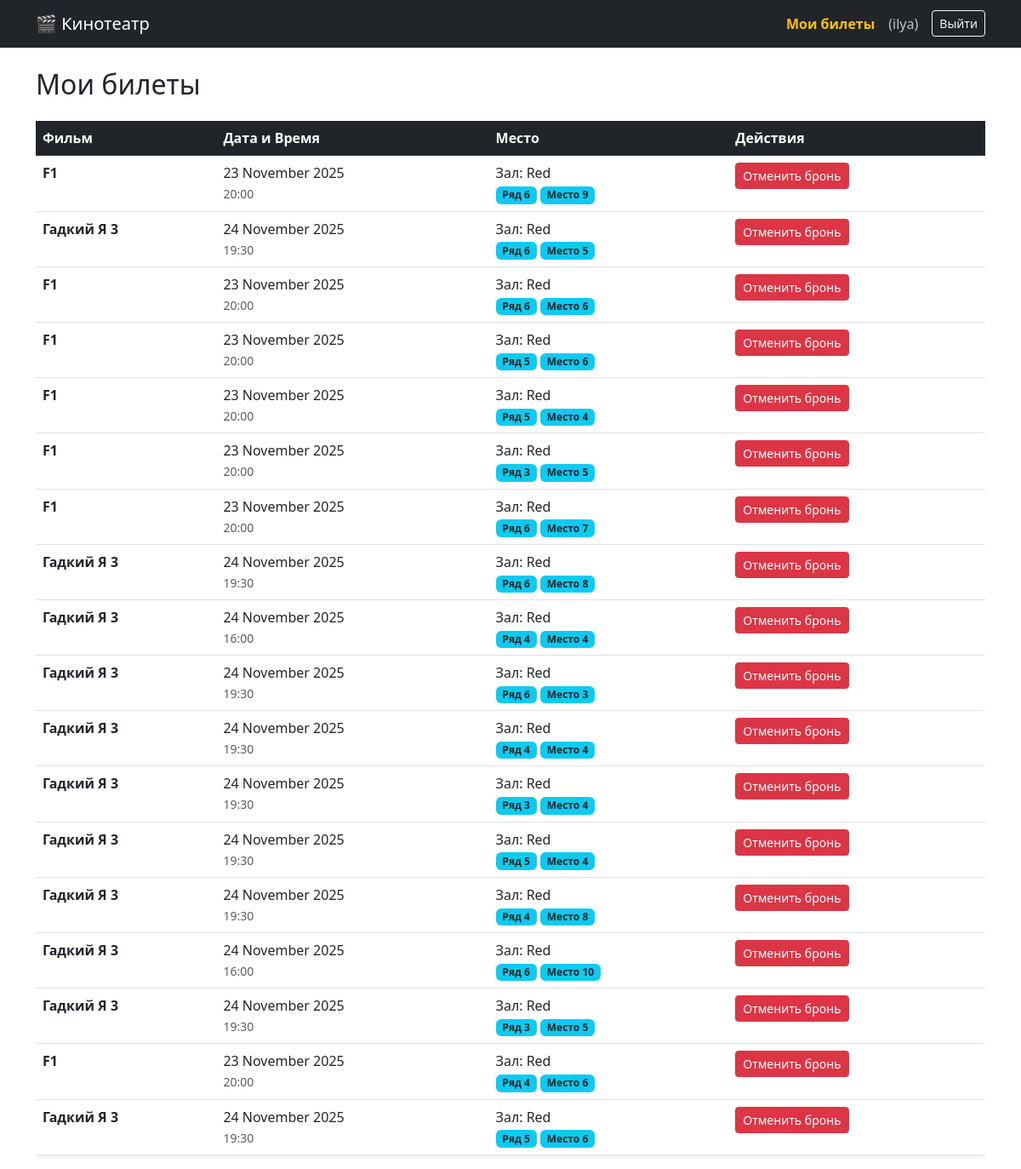
The page /my_tickets/ (signed in) on the database as committed earlier.
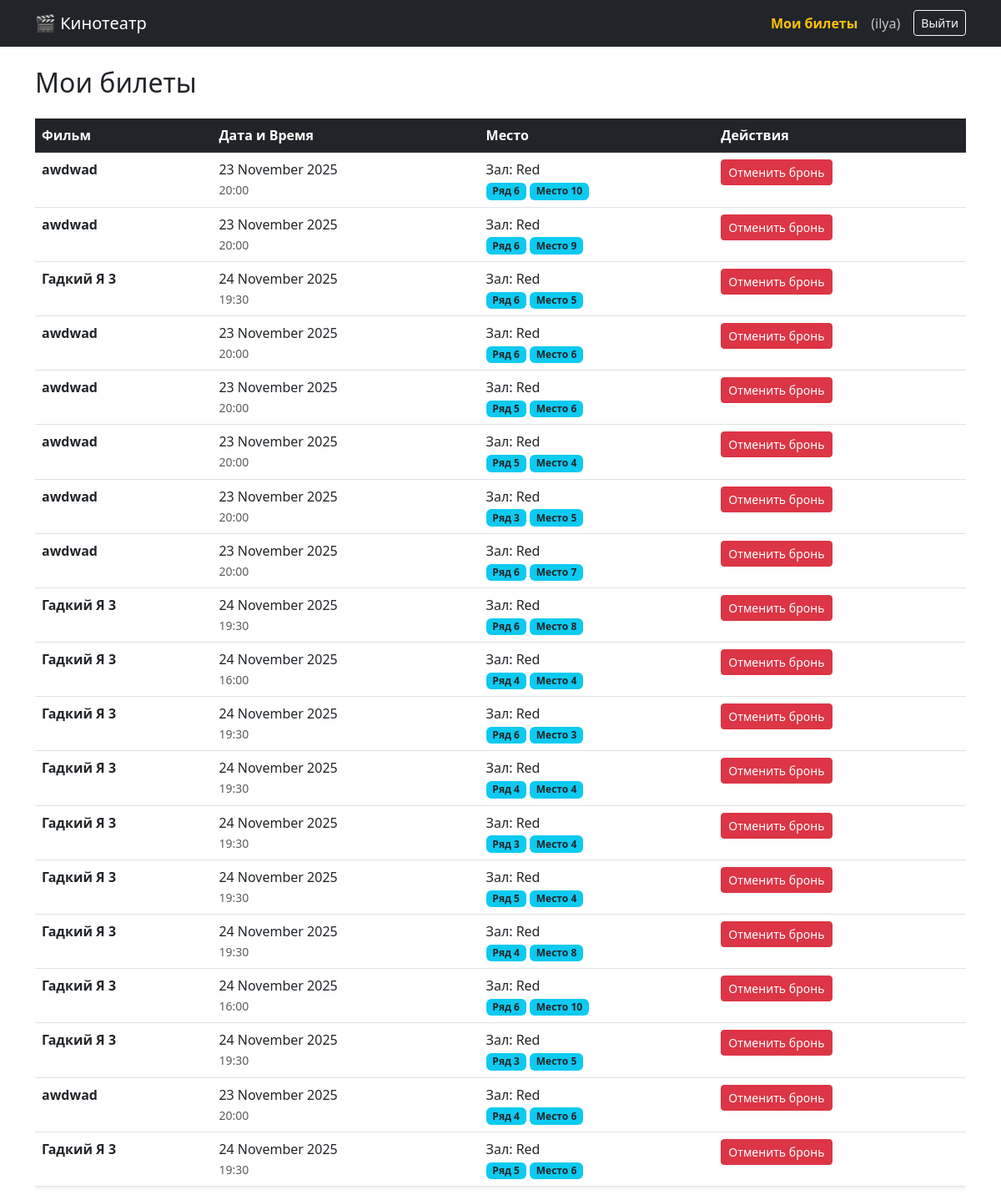
The same page on the database as committed later.
### cinema/models.py (models this page shows, shortened)
class Ticket(models.Model):
    user = models.ForeignKey(User, on_delete=models.CASCADE, related_name='tickets')
    screening = models.ForeignKey(Screening, on_delete=models.CASCADE, related_name='tickets')
    row = models.IntegerField("Ряд")
    seat = models.IntegerField("Место")
    booked_at = models.DateTimeField(auto_now_add=True) # Дата покупки
    class Meta:
        unique_together = ('screening', 'row', 'seat')

class Screening(models.Model):
    movie = models.ForeignKey(Movie, on_delete=models.CASCADE, verbose_name="Фильм")
    hall = models.ForeignKey(Hall, on_delete=models.CASCADE, verbose_name="Зал")
    start_time = models.DateTimeField("Время начала")
    price = models.DecimalField("Цена билета", max_digits=6, decimal_places=2)

class Movie(models.Model):
    title = models.CharField("Название фильма", max_length=100)
    description = models.TextField("Описание")
    poster = models.ImageField("Постер", upload_to='posters/', blank=True, null=True)
    duration_minutes = models.IntegerField("Длительность (мин)")

class Hall(models.Model):
    name = models.CharField("Название зала", max_length=50)
    rows = models.IntegerField("Количество рядов")
    seats_per_row = models.IntegerField("Мест в ряду")

### cinema/views.py (the view)
# urls.py: path('my_tickets/', views.my_tickets, name='my_tickets'),
@login_required
def my_tickets(request):
    tickets = Ticket.objects.filter(user=request.user).order_by('-booked_at')
    return render(request, 'cinema/my_tickets.html', {'tickets': tickets})

### cinema/templates/cinema/my_tickets.html
{% extends 'cinema/base.html' %}
{% block content %}
<h2 class="mb-4">Мои билеты</h2>
{% if tickets %}
    <div class="table-responsive">
        <table class="table table-hover shadow-sm">
            <thead class="table-dark">
                <tr>
                    <th>Фильм</th>
                    <th>Дата и Время</th>
                    <th>Место</th>
                    <th>Действия</th>
                </tr>
            </thead>
            <tbody>
                {% for ticket in tickets %}
                <tr>
                    <td>
                        <strong>{{ ticket.screening.movie.title }}</strong>
                    </td>
                    <td>
                        {{ ticket.screening.start_time|date:"d E Y" }} <br>
                        <small class="text-muted">{{ ticket.screening.start_time|time:"H:i" }}</small>
                    </td>
                    <td>
                        Зал: {{ ticket.screening.hall.name }} <br>
                        <span class="badge bg-info text-dark">Ряд {{ ticket.row }}</span>
                        <span class="badge bg-info text-dark">Место {{ ticket.seat }}</span>
                    </td>
                    <td>
                        <a href="{% url 'cancel_ticket' ticket.id %}"
                           class="btn btn-danger btn-sm"
                           onclick="return confirm('Вы уверены, что хотите отменить этот билет?');">
                           Отменить бронь
                        </a>
                    </td>
                </tr>
                {% endfor %}
            </tbody>
        </table>
    </div>
{% else %}
    <div class="alert alert-info">
        У вас пока нет активных билетов. <a href="{% url 'movie_list' %}">Выбрать фильм</a>
    </div>
{% endif %}
{% endblock %}

Rows that differ between the two databases and show on the page:
now on this page (row edited): Ticket: screening.movie "awdwad", screening.start_time "23 November 2025", screening.start_time "20:00", screening.hall.name "Red", row "6", seat "10"
changed through a linked row, Ticket (number 2 of 19 on the later page): screening.movie "F1" → "awdwad"
changed through a linked row, Ticket (number 4 of 19 on the later page): screening.movie "F1" → "awdwad"
changed through a linked row, Ticket (number 5 of 19 on the later page): screening.movie "F1" → "awdwad"
changed through a linked row, Ticket (number 6 of 19 on the later page): screening.movie "F1" → "awdwad"
changed through a linked row, Ticket (number 7 of 19 on the later page): screening.movie "F1" → "awdwad"
changed through a linked row, Ticket (number 8 of 19 on the later page): screening.movie "F1" → "awdwad"
changed through a linked row, Ticket (number 18 of 19 on the later page): screening.movie "F1" → "awdwad"
